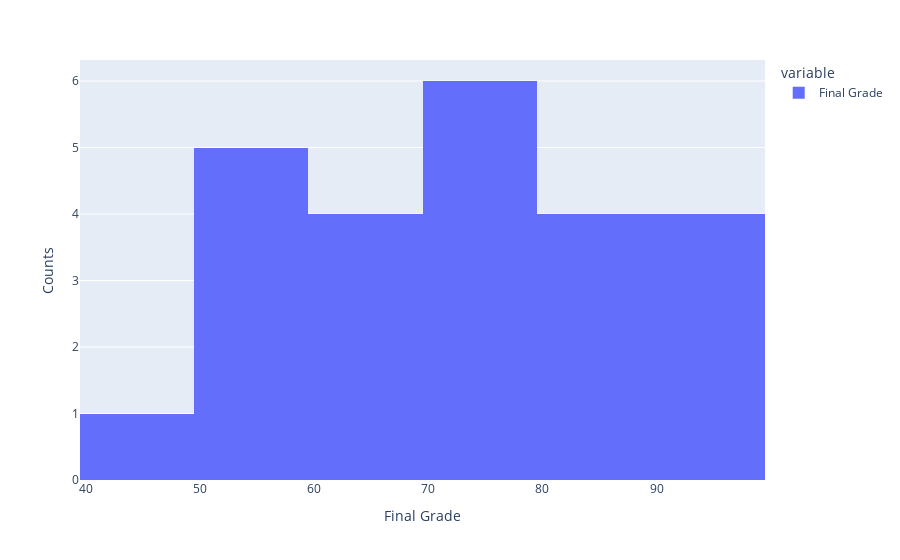

The code cell stored with this chart in its notebook:
### Markdown cell above
**Question 3: Use Plotly to create a histogram of the final grades from the `student.json` file. (5 points)**

### Code cell
# Answer 3
import pandas as pd
import plotly.express as px

students_grades = pd.read_json('Resources/student.json')
fig = px.histogram(students_grades["Final Grade"])
fig.update_layout(xaxis_title="Final Grade", yaxis_title="Counts")
fig.show()

### Figure 1 — Plotly figure (JSON) as saved in the notebook; plotly's stock layout.template omitted (floating-point values rounded to 4 significant figures)
{"data": [{"alignmentgroup": "True", "bingroup": "x", "hovertemplate": "variable=Final Grade<br>value=%{x}<br>count=%{y}<extra></extra>", "legendgroup": "Final Grade", "marker": {"color": "#636efa", "pattern": {"shape": ""}}, "name": "Final Grade", "offsetgroup": "Final Grade", "orientation": "v", "showlegend": true, "type": "histogram", "x": [79, 74, 95, 58, 80, 79, 85, 55, 95, 60, 57, 60, 49, 63, 76, 72, 96, 88, 85, 75, 93, 58, 59, 69], "xaxis": "x", "yaxis": "y"}], "layout": {"barmode": "relative", "legend": {"title": {"text": "variable"}, "tracegroupgap": 0}, "margin": {"t": 60}, "xaxis": {"anchor": "y", "domain": [0, 1], "title": {"text": "Final Grade"}}, "yaxis": {"anchor": "x", "domain": [0, 1], "title": {"text": "Counts"}}}}
